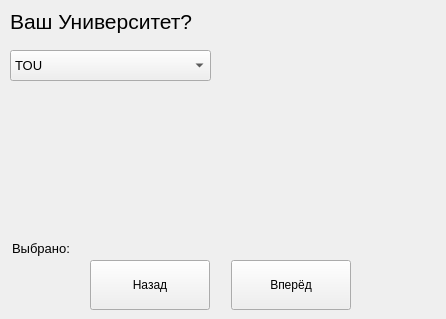
<?xml version="1.0" encoding="UTF-8"?>
<ui version="4.0">
 <class>MainWindow</class>
 <widget class="QMainWindow" name="MainWindow">
  <property name="geometry">
   <rect>
    <x>0</x>
    <y>0</y>
    <width>446</width>
    <height>319</height>
   </rect>
  </property>
  <property name="minimumSize">
   <size>
    <width>446</width>
    <height>319</height>
   </size>
  </property>
  <property name="maximumSize">
   <size>
    <width>446</width>
    <height>319</height>
   </size>
  </property>
  <property name="windowTitle">
   <string>MainWindow</string>
  </property>
  <widget class="QWidget" name="centralwidget">
   <widget class="QLabel" name="label_task">
    <property name="geometry">
     <rect>
      <x>10</x>
      <y>6</y>
      <width>351</width>
      <height>31</height>
     </rect>
    </property>
    <property name="font">
     <font>
      <family>Segoe UI</family>
      <pointsize>16</pointsize>
     </font>
    </property>
    <property name="text">
     <string>Ваш Университет?</string>
    </property>
   </widget>
   <widget class="QComboBox" name="comboBox">
    <property name="geometry">
     <rect>
      <x>10</x>
      <y>50</y>
      <width>201</width>
      <height>31</height>
     </rect>
    </property>
    <property name="font">
     <font>
      <family>Segoe UI</family>
      <pointsize>10</pointsize>
     </font>
    </property>
    <property name="currentIndex">
     <number>0</number>
    </property>
    <item>
     <property name="text">
      <string>TOU</string>
     </property>
    </item>
    <item>
     <property name="text">
      <string>INEU</string>
     </property>
    </item>
    <item>
     <property name="text">
      <string>PGPU</string>
     </property>
    </item>
    <item>
     <property name="text">
      <string>Не заканч.высшее</string>
     </property>
    </item>
   </widget>
   <widget class="QLabel" name="label_img">
    <property name="geometry">
     <rect>
      <x>220</x>
      <y>50</y>
      <width>211</width>
      <height>191</height>
     </rect>
    </property>
    <property name="text">
     <string/>
    </property>
   </widget>
   <widget class="QPushButton" name="btn_next">
    <property name="geometry">
     <rect>
      <x>231</x>
      <y>260</y>
      <width>120</width>
      <height>50</height>
     </rect>
    </property>
    <property name="font">
     <font>
      <family>Segoe UI</family>
     </font>
    </property>
    <property name="text">
     <string>Вперёд</string>
    </property>
   </widget>
   <widget class="QPushButton" name="btn_back">
    <property name="geometry">
     <rect>
      <x>90</x>
      <y>260</y>
      <width>120</width>
      <height>50</height>
     </rect>
    </property>
    <property name="font">
     <font>
      <family>Segoe UI</family>
     </font>
    </property>
    <property name="text">
     <string>Назад</string>
    </property>
   </widget>
   <widget class="QLabel" name="label_selected">
    <property name="geometry">
     <rect>
      <x>12</x>
      <y>240</y>
      <width>221</width>
      <height>16</height>
     </rect>
    </property>
    <property name="font">
     <font>
      <family>Segoe UI</family>
      <pointsize>10</pointsize>
     </font>
    </property>
    <property name="text">
     <string>Выбрано:</string>
    </property>
   </widget>
  </widget>
 </widget>
 <resources/>
 <connections/>
</ui>
